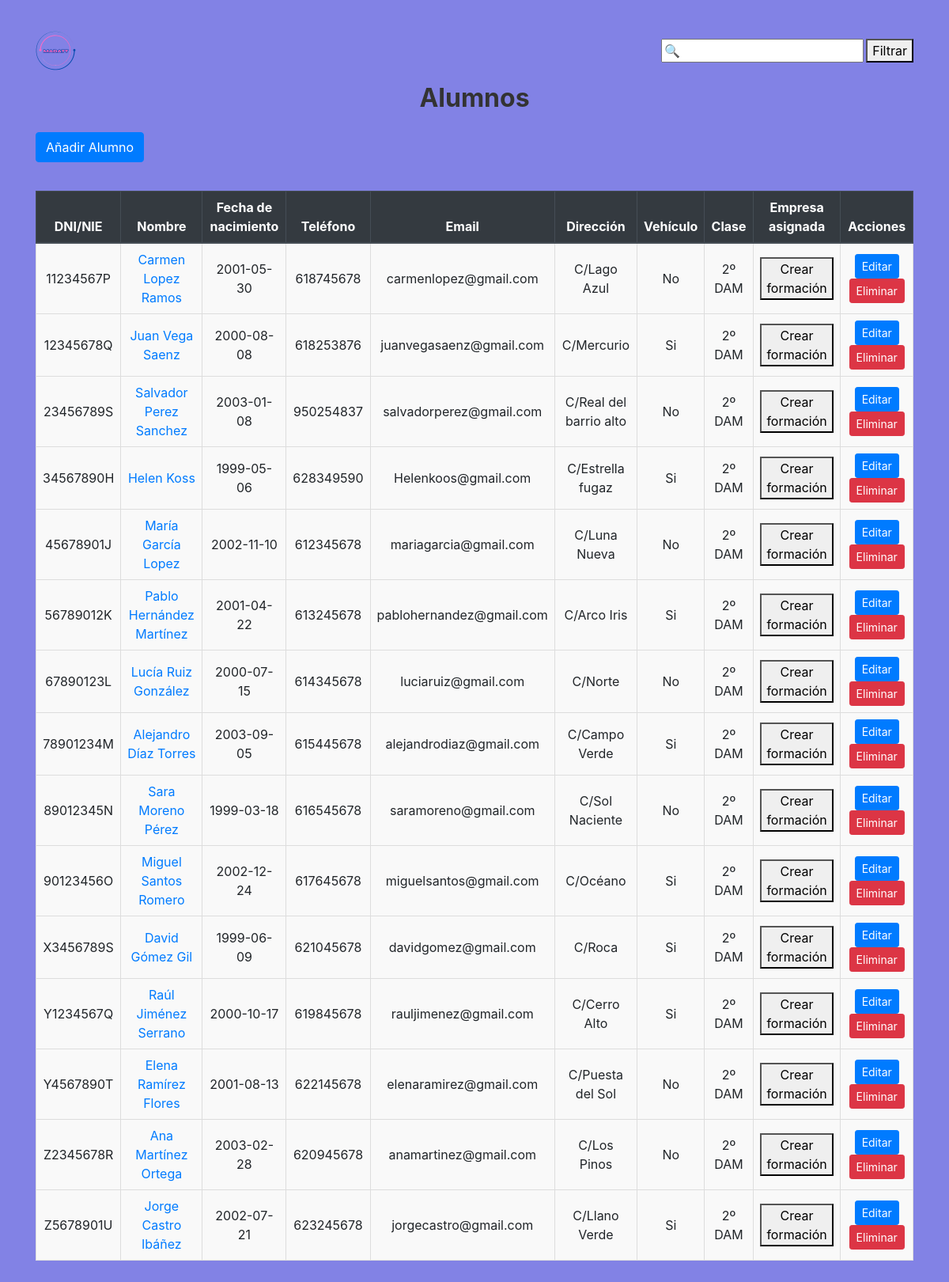
Before: /code/alumnos.php with the older database file.
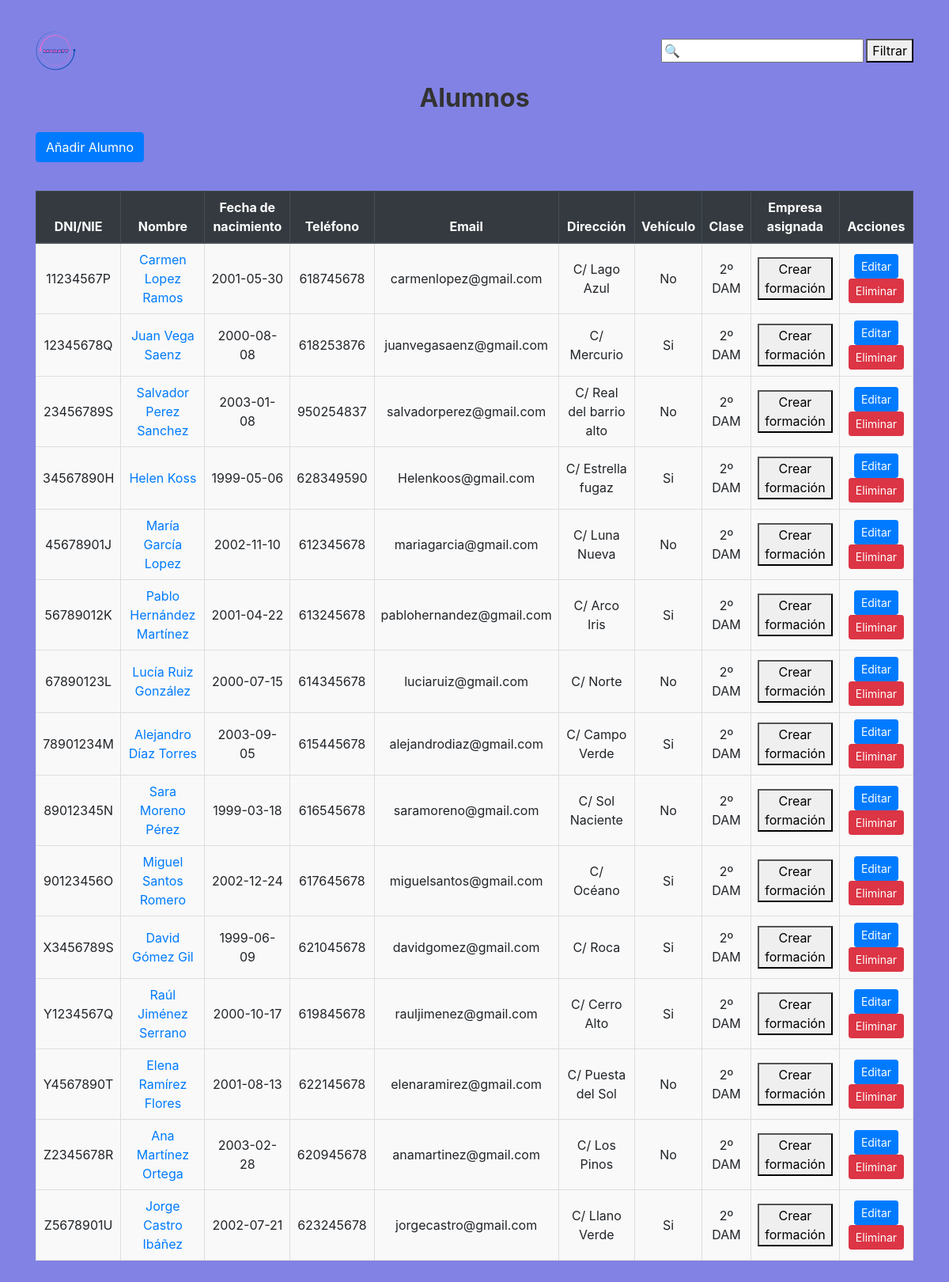
After: the same page with the newer database file.
### tables this page shows
CREATE TABLE alumnos (
	dni_nie char(9) PRIMARY KEY,
	nombre VARCHAR(100) not null,
	apellido1 VARCHAR(100) not null,
	apellido2 VARCHAR(100),
	fecha_nacimiento DATE,
	telefono VARCHAR(50),
	email VARCHAR(255),
	direccion VARCHAR(255),
	vehiculo ENUM('Si','No'),
	clase enum('2º DAM', '1º DAM', '2º SMR', '1º SMR'),
	dni_tutor CHAR(9),
	id_empresa int UNSIGNED,
	FOREIGN KEY (id_empresa) REFERENCES empresas(id),
	FOREIGN KEY (dni_tutor) REFERENCES profesores(dni_nie) ON UPDATE CASCADE
);

### code/alumnos.php (the view, shortened to what this page needs)
<?php
require 'conexion.php';
$query = "SELECT
    a.dni_nie AS dni_nie,
    CONCAT_WS(' ', a.nombre, a.apellido1, a.apellido2) AS nombre_completo,
    a.fecha_nacimiento AS fecha_nacimiento,
    a.telefono AS telefono,
    a.email AS email,
    a.direccion AS direccion,
    a.vehiculo AS vehiculo,
    a.clase AS clase,
    e.nombre_comercial AS empresa,
    f.curso AS curso
FROM
    alumnos a
LEFT JOIN
    formaciones f ON a.dni_nie = f.dni_nie_alumno
LEFT JOIN
    empresas e ON f.id_empresa = e.id;";
$result = $mysqli->query($query);
?>
<!DOCTYPE html>
<html lang="es">
<head>
    <link rel="stylesheet" href="https://stackpath.bootstrapcdn.com/bootstrap/4.5.2/css/bootstrap.min.css">
    <link rel="stylesheet" href="alumno.css">
</head>
<body>
    <div class="container container-alumnos my-4">
        <header class="d-flex justify-content-between align-items-center mb-3">
            <img src="logo.png" alt="logo" style="height: 50px;">
            <div class="busqueda">
                <input type="text" id="searchFilter" placeholder="🔍">
                <button id="searchButton">Filtrar</button>
            </div>
        </header>
        <h1 class="page-title text-center mb-4">Alumnos</h1>
        <div class="mb-3">
            <a href="gestionAlumno.php" class="btn btn-primary">Añadir Alumno</a>
        </div>
        <div class="table-responsive">
            <table class="table table-hover table-alumnos">
                <thead class="thead-dark">
                    <tr>
                        <th>DNI/NIE</th>
                        <th>Nombre</th>
                        <th>Fecha de nacimiento</th>
                        <th>Teléfono</th>
                        <th>Email</th>
                        <th>Dirección</th>
                        <th>Vehículo</th>
                        <th>Clase</th>
                        <th>Empresa asignada</th>
                        <th>Acciones</th>
                    </tr>
                </thead>
                <tbody>
                    <?php if ($result->num_rows > 0): ?>
                        <?php while ($alumno = $result->fetch_assoc()): ?>
                            <tr>
                                <td><?php echo htmlspecialchars($alumno['dni_nie']); ?></td>
                                <td>
                                    <a href="alumno.php?dni_nie=<?php echo urlencode($alumno['dni_nie']); ?>">
                                        <?php echo htmlspecialchars($alumno['nombre_completo']); ?>
                                    </a>
                                </td>
                                <td><?php echo htmlspecialchars($alumno['fecha_nacimiento']); ?></td>
                                <td><?php echo htmlspecialchars($alumno['telefono']); ?></td>
                                <td><?php echo htmlspecialchars($alumno['email']); ?></td>
                                <td><?php echo htmlspecialchars($alumno['direccion']); ?></td>
                                <td><?php echo htmlspecialchars($alumno['vehiculo']); ?></td>
                                <td><?php echo htmlspecialchars($alumno['clase']); ?></td>
                                <td>
                                    <?php if ($alumno['empresa']): ?>
                                        <span><?php echo htmlspecialchars($alumno['empresa']); ?></span>
                                        <button class="btn-edit" data-dni="<?= htmlspecialchars($alumno['dni_nie']) ?>">Editar</button>
                                    <?php else: ?>
                                        <button class="btn-create" data-dni="<?= htmlspecialchars($alumno['dni_nie']) ?>">Crear formación</button>
                                    <?php endif; ?>
                                </td>
                                <td>
                                    <a href="gestionAlumno.php?dni_nie=<?php echo urlencode($alumno['dni_nie']); ?>" class="btn btn-sm btn-primary">Editar</a>
                                    <form method="POST" style="display: inline;" onsubmit="return confirm('¿Está seguro de que desea eliminar este alumno?');">
                                        <button type="submit" name="delete" class="btn btn-sm btn-danger">Eliminar</button>
                                    </form>
                                </td>
                            </tr>
                        <?php endwhile; ?>
                    <?php else: ?>
                        <tr>
                            <td colspan="10" class="text-center">No hay alumnos registrados.</td>
                        </tr>
                    <?php endif; ?>
                </tbody>
            </table>
        </div>
    </div>
</body>
</html>

### code/alumno.css (style rules this page uses)
body { background-color: #8282e5; }
.container-alumnos { padding: 15px; }
header { display: flex; justify-content: space-between; align-items: center; margin-bottom: 20px; background-color: #8282e5; }
header img { height: 50px; }
header .busqueda { font-size: 16px; font-weight: bold; color: #555; }
.page-title { text-align: center; font-size: 2em; font-weight: bold; color: #333; margin-bottom: 20px; }
.table-alumnos { margin-top: 20px; border-collapse: collapse; width: 100%; overflow-x: auto; }
.table-alumnos th, .table-alumnos td { text-align: center; vertical-align: middle; padding: 8px; border: 1px solid #ddd; }
.table-alumnos thead th { background-color: #343a40; color: #fff; font-weight: bold; }
.table-alumnos tbody tr:nth-child(odd) { background-color: #f9f9f9; }
.table-alumnos tbody tr:nth-child(even) { background-color: #f9f9f9; }

Changed rows visible on the page:
changed alumnos "carmenlopez@gmail.com": direccion "C/Lago Azul" → "C/ Lago Azul"
changed alumnos "juanvegasaenz@gmail.com": direccion "C/Mercurio" → "C/ Mercurio"
changed alumnos "salvadorperez@gmail.com": direccion "C/Real del barrio alto" → "C/ Real del barrio alto"
changed alumnos "Helenkoos@gmail.com": direccion "C/Estrella fugaz" → "C/ Estrella fugaz"
changed alumnos "mariagarcia@gmail.com": direccion "C/Luna Nueva" → "C/ Luna Nueva"
changed alumnos "pablohernandez@gmail.com": direccion "C/Arco Iris" → "C/ Arco Iris"
changed alumnos "luciaruiz@gmail.com": direccion "C/Norte" → "C/ Norte"
changed alumnos "alejandrodiaz@gmail.com": direccion "C/Campo Verde" → "C/ Campo Verde"
changed alumnos "saramoreno@gmail.com": direccion "C/Sol Naciente" → "C/ Sol Naciente"
changed alumnos "miguelsantos@gmail.com": direccion "C/Océano" → "C/ Océano"
changed alumnos "davidgomez@gmail.com": direccion "C/Roca" → "C/ Roca"
changed alumnos "rauljimenez@gmail.com": direccion "C/Cerro Alto" → "C/ Cerro Alto"
changed alumnos "elenaramirez@gmail.com": direccion "C/Puesta del Sol" → "C/ Puesta del Sol"
changed alumnos "anamartinez@gmail.com": direccion "C/Los Pinos" → "C/ Los Pinos"
changed alumnos "jorgecastro@gmail.com": direccion "C/Llano Verde" → "C/ Llano Verde"
